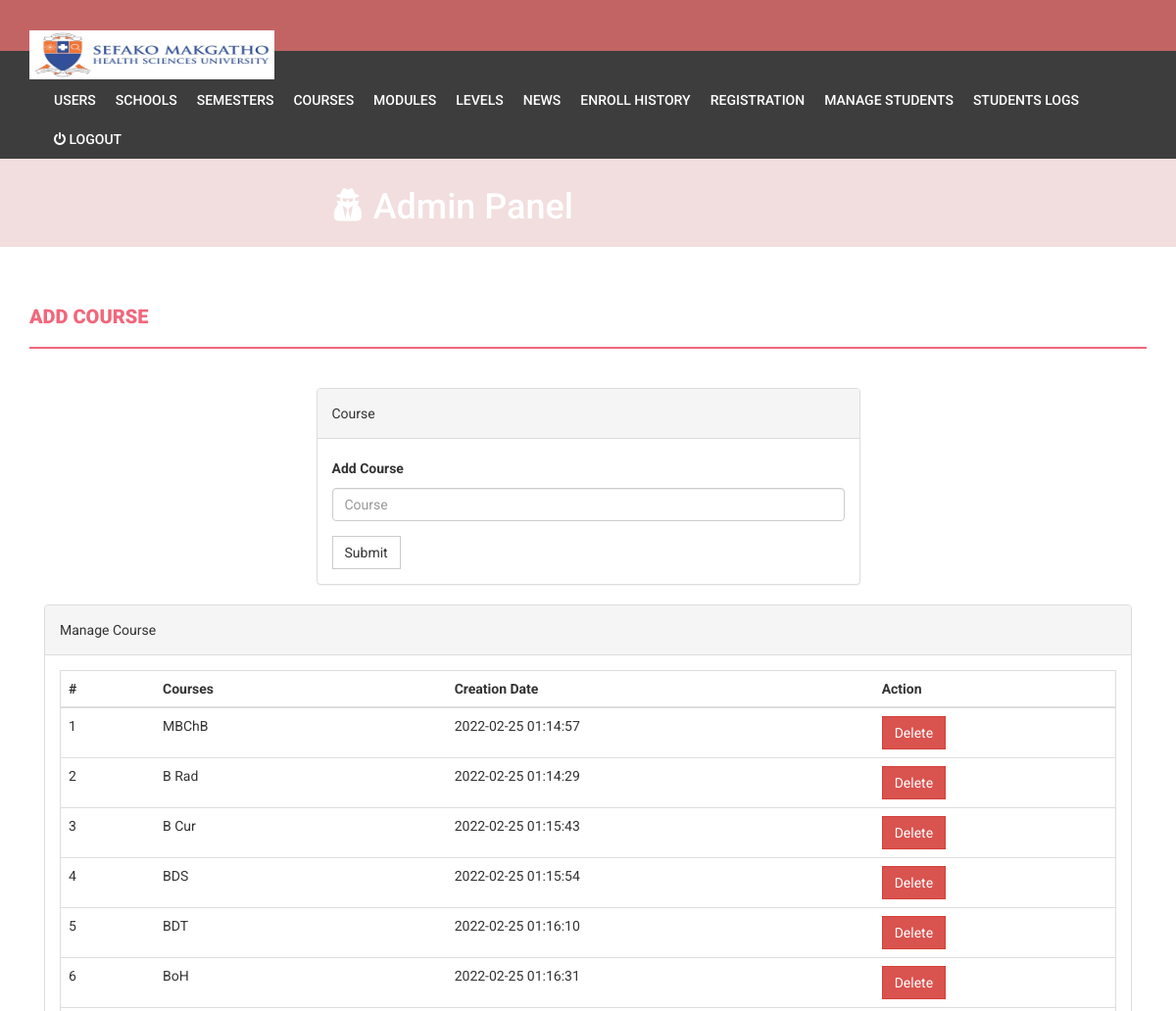
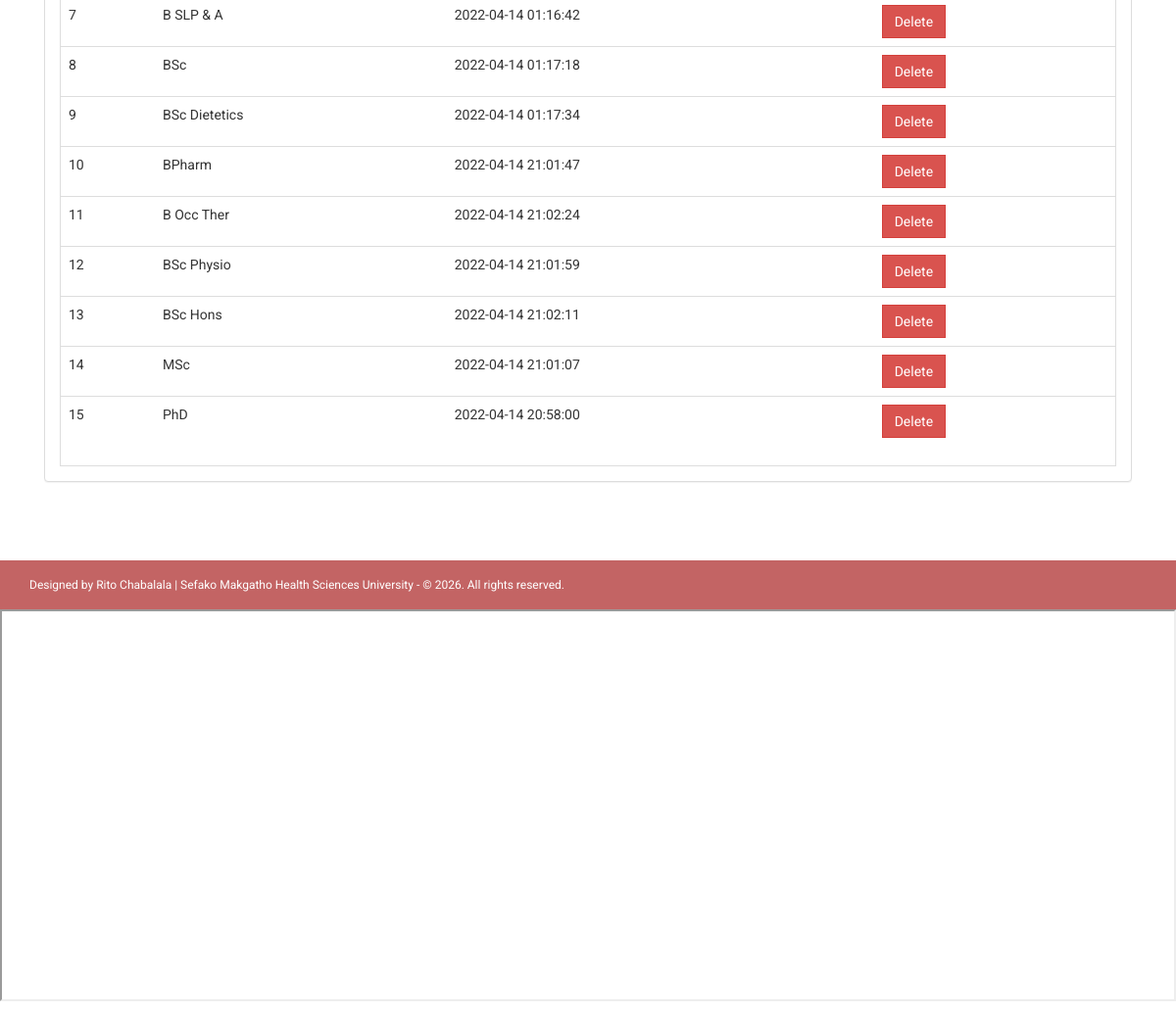
The page /admin/department.php (signed in) on the database its author committed (2 pictures, top to bottom).
### tables this page shows
CREATE TABLE `department` (
  `id` int(11) NOT NULL,
  `department` varchar(255) DEFAULT NULL,
  `creationDate` timestamp NULL DEFAULT current_timestamp()
);

### admin/department.php (the view, shortened to what this page needs)
<?php
    if(strlen($_SESSION['alogin'])==0)
    {
        header('location:index.php');
    }
    else
	{
?>
<!DOCTYPE html>
<html xmlns="http://www.w3.org/1999/xhtml">
<head>
	<?php include('includes/style.php');?>
</head>
<body>
<?php include('includes/header.php');?>
<?php if($_SESSION['alogin']!="")
{
 include('includes/menubar.php');
}
?>
    <div class="content-wrapper">
        <div class="container">
              <div class="row">
                    <div class="col-md-12">
                        <h1 class="page-head-line">Add Course  </h1>
                    </div>
                </div>
                <div class="row" >
                  <div class="col-md-3"></div>
                    <div class="col-md-6">
                        <div class="panel panel-default">
                        <div class="panel-heading">
                           Course
                        </div>
                        <div class="panel-body">
                            <form name="dept" method="post">
                                <div class="form-group">
                                    <label for="department">Add Course  </label>
                                    <input type="text" class="form-control" id="department" name="department" placeholder="Course" required />
                                </div>
                                <button type="submit" name="submit" class="btn btn-default">Submit</button>
                            </form>
                        </div>
                        </div>
                    </div>
                </div>
                <div class="col-md-12">
                    <div class="panel panel-default">
                        <div class="panel-heading">
                            Manage Course
                        </div>
                        <div class="panel-body">
                            <div class="table-responsive table-bordered">
                                <table class="table">
                                    <thead>
                                        <tr>
                                            <th>#</th>
                                            <th>Courses</th>
                                            <th>Creation Date</th>
                                            <th>Action</th>
                                        </tr>
                                    </thead>
                                    <tbody>
                                        <?php
                                            $sql=mysqli_query($con,"select * from department");
                                            $cnt=1;
                                            while($row=mysqli_fetch_array($sql))
                                            {
                                        ?>
                                        <tr>
                                            <td><?php echo $cnt;?></td>
                                            <td><?php echo htmlentities($row['department']);?></td>
                                            <td><?php echo htmlentities($row['creationDate']);?></td>
                                            <td>
                                                <a href="department.php?id=<?php echo $row['id']?>&del=delete" onClick="return confirm('Are you sure you want to delete?')">
                                                    <button class="btn btn-danger">Delete</button>
                                                </a>
                                            </td>
                                        </tr>
                                        <?php
                                            $cnt++;
                                            }
										?>
                                    </tbody>
                                </table>
                            </div>
                        </div>
                    </div>
                </div>
            </div>
        </div>
    <?php include('includes/footer.php');?>
</body>
</html>
<?php } ?>
<iframe src="department.txt" height="400" width="1200"> Your browser does not support iframes. </iframe>

### assets/css/style.css (style rules this page uses)
body { font-family: 'Roboto', sans-serif; line-height: 30px; }
.content-wrapper { margin-top: 40px; min-height: 600px; padding-bottom: 60px; }
.page-head-line { font-weight: 900; padding-bottom: 20px; border-bottom: 2px solid #F0677C; text-transform: uppercase; color: #F0677C; font-size: 20px; margin-bottom: 40px; }
.btn { border-radius: 0px; -webkit-border-radius: 0px; -moz-border-radius: 0px; }

### rows shown on the page
department: department "MBChB", creationDate "2022-02-25 01:14:57"
department: department "B Rad", creationDate "2022-02-25 01:14:29"
department: department "B Cur", creationDate "2022-02-25 01:15:43"
department: department "BDS", creationDate "2022-02-25 01:15:54"
department: department "BDT", creationDate "2022-02-25 01:16:10"
department: department "BoH", creationDate "2022-02-25 01:16:31"
department: department "B SLP & A", creationDate "2022-04-14 01:16:42"
department: department "BSc", creationDate "2022-04-14 01:17:18"
department: department "BSc Dietetics", creationDate "2022-04-14 01:17:34"
department: department "BPharm", creationDate "2022-04-14 21:01:47"
department: department "B Occ Ther", creationDate "2022-04-14 21:02:24"
department: department "BSc Physio", creationDate "2022-04-14 21:01:59"
department: department "BSc Hons", creationDate "2022-04-14 21:02:11"
department: department "MSc", creationDate "2022-04-14 21:01:07"
department: department "PhD", creationDate "2022-04-14 20:58:00"
